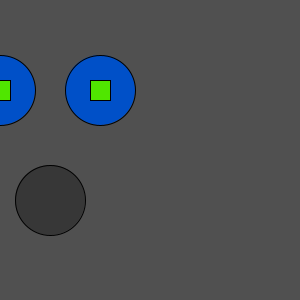
Frame 1 (no input)
Frame 60 (the mouse pressed at the canvas centre just before this capture): identical to frame 1, image omitted
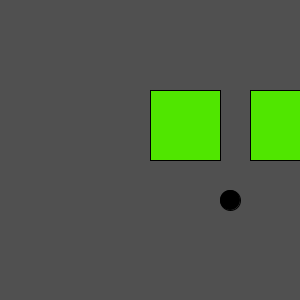
Frame 120 (the mouse held since frame 60 and released just before this capture)

The Processing sketch that drew these frames (run headless with seeded random() and noise(); from frame 60 on, the mouse is pressed at the canvas centre):

// Processing sketch: processing_156334
// ── processing_156334.pde

void setup(){
  size(300,300);
 }
void draw(){
  background(80);
  if (mousePressed){
  fill(80,230,0);
  rect(mouseX,90,70,70);
  rect(mouseX+100,90,70,70);
  fill(0);
  ellipse(mouseX+80,200,20,20);
  
  } else {
  fill(0,80,200);
  ellipse(mouseX,90,70,70);
  ellipse(mouseX+100,90,70,70);
  fill(0,0,0,80);
  ellipse(mouseX+50,200,70,70);
  fill(80,230,0);
  rect(mouseX-10,80,20,20);
  rect(mouseX+90,80,20,20);
  
    
  }
}
